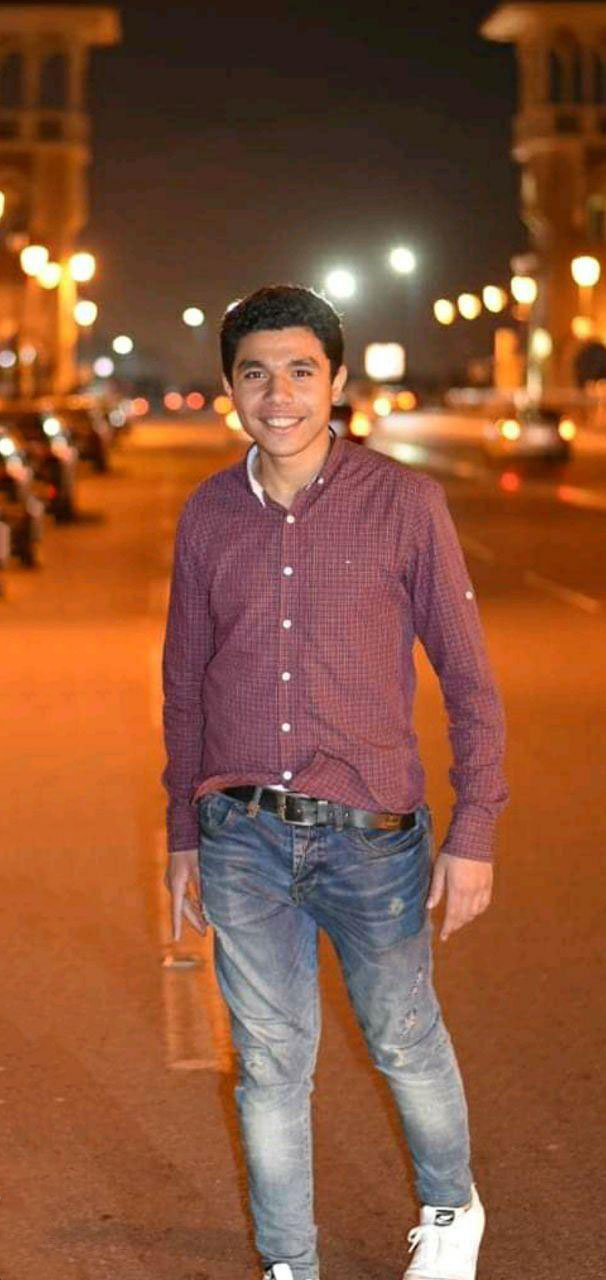
#> input picture image.jpg, 606 x 1280 px
$ python img_translate.py
#> lines starting #> are read from the running program, lines starting #| are printed output that depends on the picture
import cv2
import numpy as np
from matplotlib import pyplot as plt
img = cv2.imread('image.jpg', cv2.COLOR_BGR2RGB)
#> img is the input picture: shape (1280, 606, 3); mean B, G, R 56.9, 84.4, 138.3
# img = cv2.cvtColor(img, cv2.COLOR_BGR2RGB)
rows, cols, dim = img.shape
#> rows = 1280; cols = 606; dim = 3
M = np.float32([[1, 0, 100], [0, 1, 100]])
dst = cv2.warpAffine(img, M, (cols, rows))
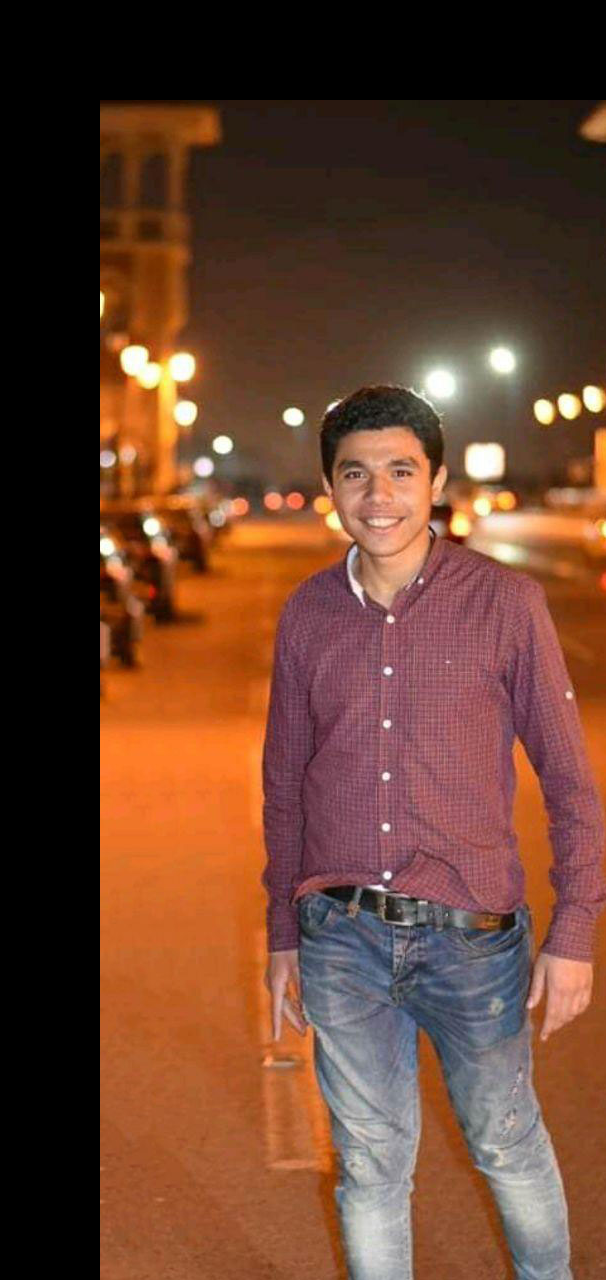
#> dst: shape (1280, 606, 3); mean B, G, R 47.2, 65.7, 105.3
plt.subplot(1, 2, 1), plt.imshow(img, cmap='gray'), plt.title('image')
plt.subplot(1, 2, 2), plt.imshow(dst, cmap='gray'), plt.title('translation')
plt.show()
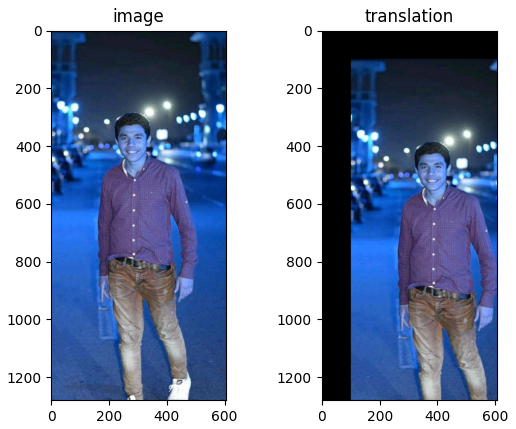
#> figure drawn by matplotlib, 2 panels; B, G, R data is drawn as R, G, B
plt.axis('off')
